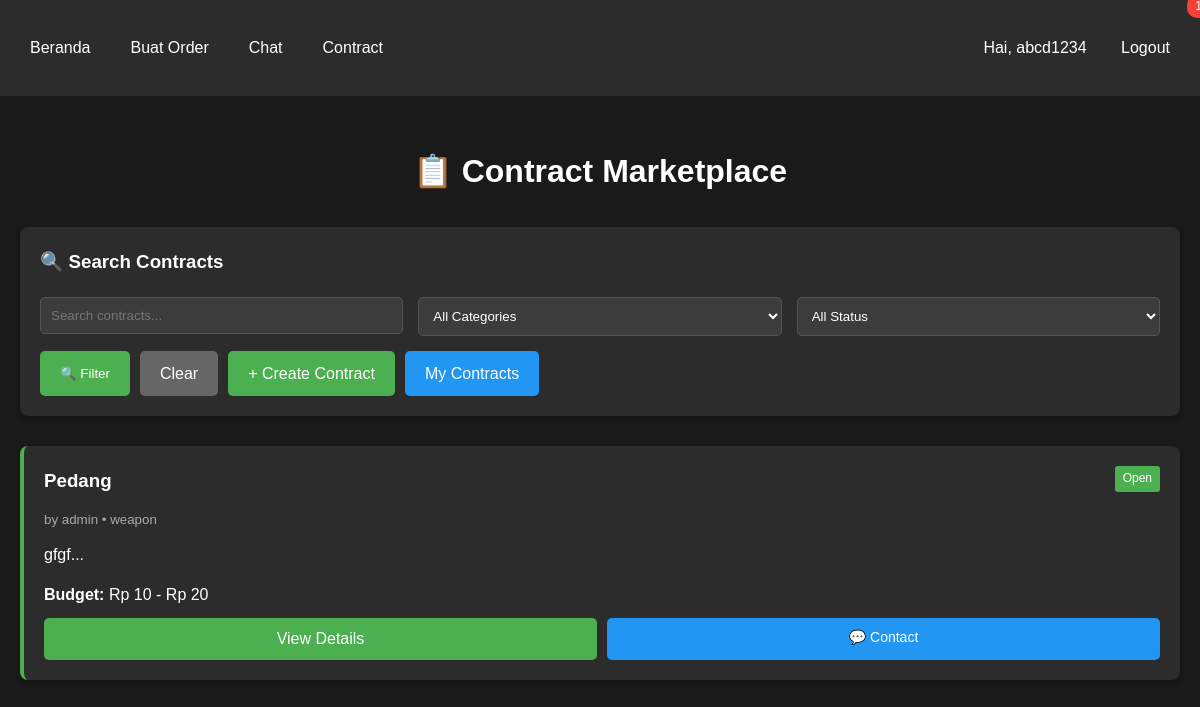
The page /black_market/index.php?controller=contract (signed in) on the database its author committed.
### tables this page shows
CREATE TABLE `contract` (
  `contract_id` int NOT NULL,
  `user_id` int NOT NULL,
  `title` varchar(255) NOT NULL,
  `description` text NOT NULL,
  `specifications` text,
  `budget_min` decimal(10,2) DEFAULT NULL,
  `budget_max` decimal(10,2) DEFAULT NULL,
  `category_id` int DEFAULT NULL,
  `status` enum('open','in_progress','completed','cancelled') DEFAULT 'open',
  `deadline` date DEFAULT NULL,
  `created_at` timestamp NOT NULL DEFAULT CURRENT_TIMESTAMP,
  `updated_at` timestamp NULL DEFAULT NULL ON UPDATE CURRENT_TIMESTAMP
);

CREATE TABLE `user` (
  `user_id` int NOT NULL,
  `username` varchar(45) NOT NULL,
  `password` varchar(100) NOT NULL,
  `email` varchar(100) DEFAULT NULL,
  `created_at` timestamp NOT NULL DEFAULT CURRENT_TIMESTAMP
);

CREATE TABLE `categories` (
  `id_categories` int NOT NULL,
  `category_name` varchar(45) DEFAULT NULL
);

### black_market/controllers/ContractController.php (called while the page is built, shortened)
<?php
class ContractController {
    private $contract;
    public function __construct() {
        $database = new Database();
        $this->db = $database->getConnection();
        $this->contract = new Contract($this->db);
    }
    public function index() {
        $search = $_GET['search'] ?? '';
        $category_id = $_GET['category'] ?? '';
        $status = $_GET['status'] ?? '';
        if (!empty($search) || !empty($category_id) || !empty($status)) {
            $stmt = $this->contract->searchContracts($search, $category_id, $status);
        } else {
            $stmt = $this->contract->readAll();
        }
        $contracts = $stmt->fetchAll(PDO::FETCH_ASSOC);
        include 'views/contract/index.php';
    }
}
?>

### black_market/config/core.php (called while the page is built, shortened)
<?php
spl_autoload_register(function ($class_name) {
    $directories = array(
        'models/',
        'controllers/',
        'config/'
    );
    foreach ($directories as $directory) {
        $file = $directory . $class_name . '.php';
        if (file_exists($file)) {
            return;
        }
    }
});
?>

### black_market/config/database.php (called while the page is built, shortened)
<?php
class Database {
    private $host = "localhost";
    private $db_name = "black_market";
    private $username = "root";
    private $password = "";
    public function getConnection() {
        $this->conn = null;
        try {
            $this->conn = new PDO("mysql:host=" . $this->host . ";dbname=" . $this->db_name, $this->username, $this->password);
            $this->conn->setAttribute(PDO::ATTR_ERRMODE, PDO::ERRMODE_EXCEPTION);
            $this->conn->exec("set names utf8");
        } catch(PDOException $exception) {
            echo "Connection error: " . $exception->getMessage();
        }
        return $this->conn;
    }
}
?>

### black_market/models/Contract.php (called while the page is built, shortened)
<?php
class Contract {
    private $conn;
    private $table_name = "contract";
    public function __construct($db) {
        $this->conn = $db;
    }
    public function readAll() {
        $query = "SELECT c.*, u.username, cat.category_name,
                         (SELECT COUNT(*) FROM messages WHERE
                          (sender_id = c.user_id OR receiver_id = c.user_id)
                          AND message LIKE CONCAT('%contract%', c.contract_id, '%')) as response_count
                  FROM " . $this->table_name . " c
                  LEFT JOIN user u ON c.user_id = u.user_id
                  LEFT JOIN categories cat ON c.category_id = cat.id_categories
                  WHERE c.status = 'open'
                  ORDER BY c.created_at DESC";
        $stmt = $this->conn->prepare($query);
        $stmt->execute();
        return $stmt;
    }
}
?>

### black_market/views/contract/index.php (the view, shortened to what this page needs)
<?php include 'views/layout/header.php'; ?>
<h1 style="text-align: center; margin-bottom: 30px;">📋 Contract Marketplace</h1>
<div class="card" style="margin-bottom: 30px;">
    <h3 style="margin-bottom: 20px;">🔍 Search Contracts</h3>
    <form method="GET" action="<?= BASE_URL ?>index.php" id="filterForm">
        <div style="display: grid; grid-template-columns: repeat(auto-fit, minmax(200px, 1fr)); gap: 15px; margin-bottom: 15px;">
            <div>
                <input type="text"
                       name="search"
                       placeholder="Search contracts..."
                       value="<?= htmlspecialchars($_GET['search'] ?? '') ?>"
                       style="width: 100%;">
            </div>
            <div>
                <select name="category" style="width: 100%;">
                    <option value="">All Categories</option>
                </select>
            </div>
            <div>
                <select name="status" style="width: 100%;">
                    <option value="">All Status</option>
                </select>
            </div>
        </div>
        <div style="display: flex; gap: 10px;">
            <button type="submit" class="btn">🔍 Filter</button>
            <a href="<?= BASE_URL ?>index.php?controller=contract" class="btn" style="background-color: #666;">Clear</a>
            <a href="<?= BASE_URL ?>index.php?controller=contract&action=create" class="btn" style="background-color: #4CAF50;">
                + Create Contract
            </a>
            <a href="<?= BASE_URL ?>index.php?controller=contract&action=myContracts" class="btn" style="background-color: #2196F3;">
                My Contracts
            </a>
        </div>
    </form>
</div>
<?php if (empty($contracts)): ?>
    <div class="card">
        <p style="text-align: center; color: #999;">No contracts found</p>
    </div>
<?php else: ?>
    <div style="display: grid; grid-template-columns: repeat(auto-fit, minmax(350px, 1fr)); gap: 20px;">
        <?php foreach ($contracts as $contract): ?>
            <div class="card" style="border-left: 4px solid <?= $contract['status'] == 'open' ? '#4CAF50' : '#FFC107' ?>;">
                <div style="display: flex; justify-content: space-between; align-items: start; margin-bottom: 10px;">
                    <h3 style="margin: 0;"><?= htmlspecialchars($contract['title']) ?></h3>
                    <span style="background-color: <?= $contract['status'] == 'open' ? '#4CAF50' : '#FFC107' ?>;
                                 color: #fff; padding: 3px 8px; border-radius: 3px; font-size: 12px;">
                        <?= ucfirst($contract['status']) ?>
                    </span>
                </div>
                <p style="color: #aaa; margin-bottom: 10px;">
                    <small>by <?= htmlspecialchars($contract['username']) ?> •
                    <?= $contract['category_name'] ? htmlspecialchars($contract['category_name']) : 'No Category' ?></small>
                </p>
                <p style="margin-bottom: 15px;">
                    <?= htmlspecialchars(substr($contract['description'], 0, 150)) ?>...
                </p>
                <div style="display: flex; justify-content: space-between; align-items: center; margin-bottom: 10px;">
                    <div>
                        <strong>Budget:</strong>
                        <?php if ($contract['budget_min'] || $contract['budget_max']): ?>
                            Rp <?= number_format($contract['budget_min'] ?: 0, 0, ',', '.') ?> -
                            Rp <?= number_format($contract['budget_max'] ?: 0, 0, ',', '.') ?>
                        <?php else: ?>
                            <span style="color: #999;">Negotiable</span>
                        <?php endif; ?>
                    </div>
                </div>
                <div style="display: flex; gap: 10px;">
                    <a href="<?= BASE_URL ?>index.php?controller=contract&action=detail&id=<?= $contract['contract_id'] ?>"
                       class="btn" style="flex: 1; text-align: center; padding: 8px;">
                        View Details
                    </a>
                    <?php if ($contract['user_id'] != $_SESSION['user_id']): ?>
                        <a href="<?= BASE_URL ?>index.php?controller=contract&action=contactOwner&id=<?= $contract['contract_id'] ?>"
                           class="btn-chat" style="flex: 1; text-align: center; padding: 8px;">
                            💬 Contact
                        </a>
                    <?php endif; ?>
                </div>
            </div>
        <?php endforeach; ?>
    </div>
<?php endif; ?>
<?php include 'views/layout/footer.php'; ?>

### black_market/views/layout/header.php (style rules this page uses)
* { margin: 0; padding: 0; box-sizing: border-box; }
body { font-family: Arial, sans-serif; background-color: #1a1a1a; color: #fff; line-height: 1.6; }
.card { background-color: #2c2c2c; border-radius: 8px; padding: 20px; margin-bottom: 20px; box-shadow: 0 2px 5px rgba(0,0,0,0.3); }
input, select, textarea { width: 100%; padding: 10px; background-color: #3c3c3c; border: 1px solid #555; border-radius: 5px; color: #fff; }
button, .btn { background-color: #4CAF50; color: #fff; padding: 10px 20px; border: none; border-radius: 5px; cursor: pointer; text-decoration: none; display: inline-block; transition: background-color 0.3s; }
.btn-chat { background-color: #2196F3; color: #fff; padding: 8px 15px; border: none; border-radius: 5px; cursor: pointer; text-decoration: none; display: inline-block; font-size: 14px; transition: background-color 0.3s; }

### rows shown on the page
contract: title "Pedang", status "Open", user.username "admin", category.category_name "weapon", description "gfgf", budget_min "10", budget_max "20"

### other values the page prints
$_SESSION['username'] "abcd1234"
